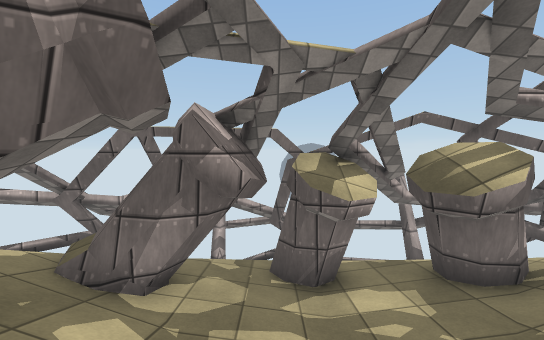
[1] (above)

16 first-person views from a walk through a scene from a Unity 3-D project. The camera is 1.4 m above the floor, tilts 4° down and sees 90° across. The floor is counted in squares, 1 m on a side. Each view is taken from the middle of a square. On the plan, view 1 faces up. The plan holds only what a view shows up to about 13 squares ahead; the rest is blank. The place goes on beyond the plan. The player is left out. Some surface patterns are stand-ins.

[2]
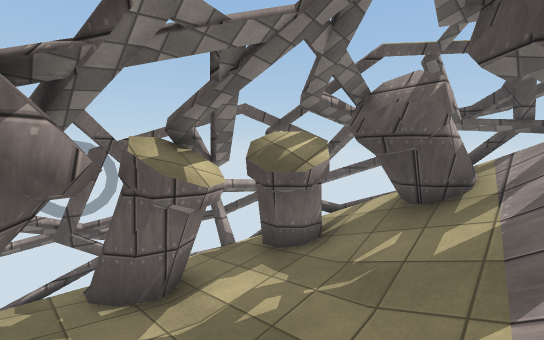

[3]
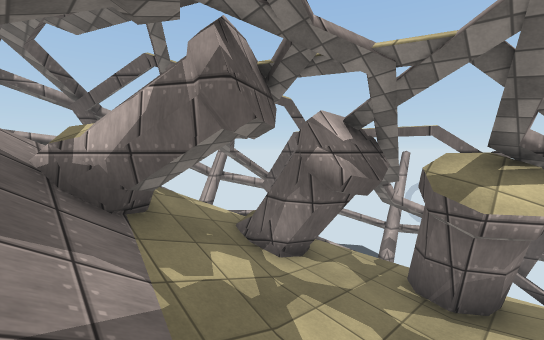

[4]
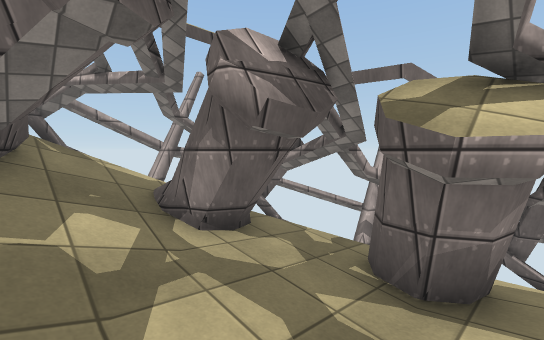

[5]
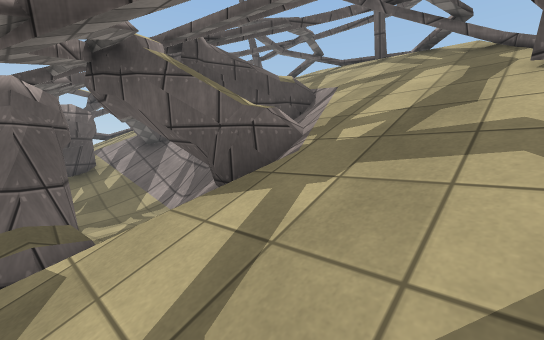

[6]
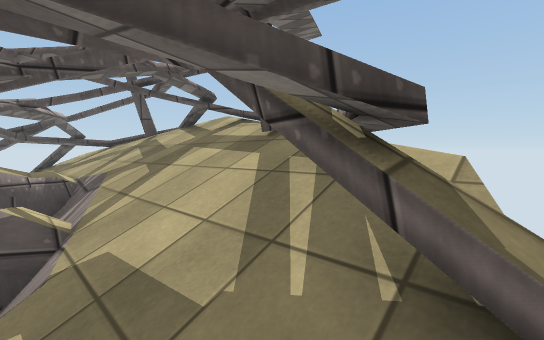

[7]
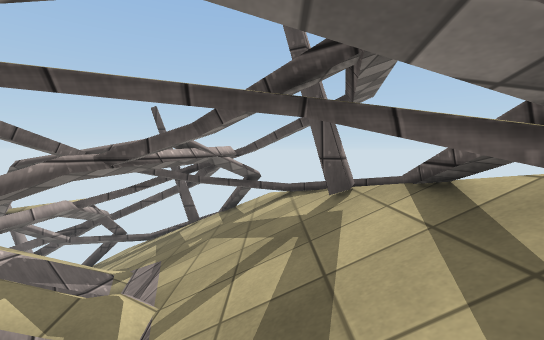

[8]
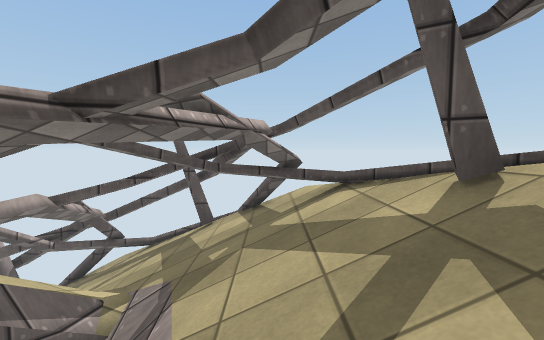

[9]
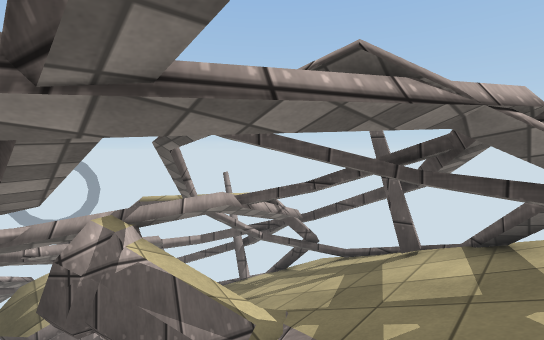

[10]
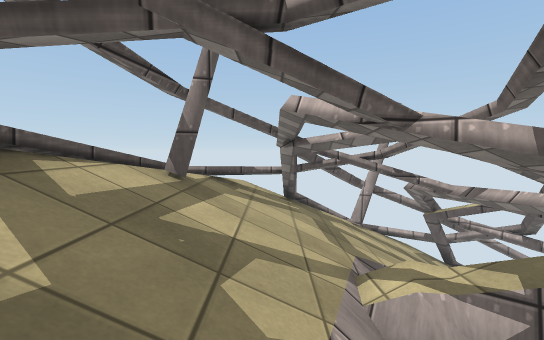

[11]
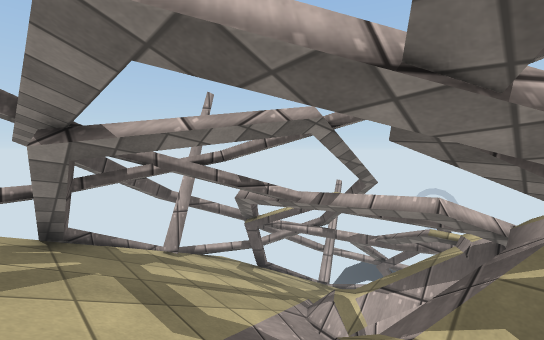

[12]
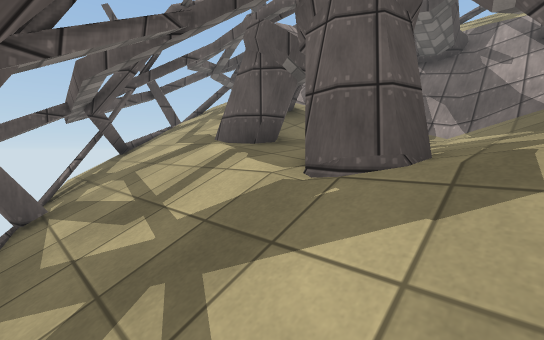

[13]
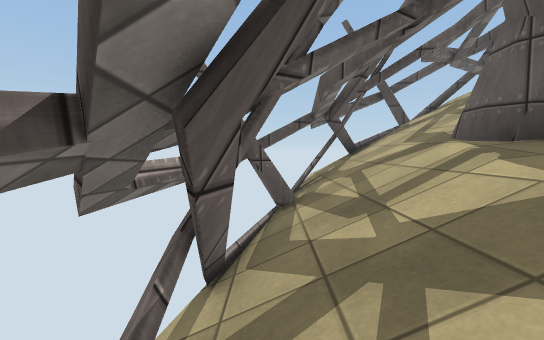

[14]
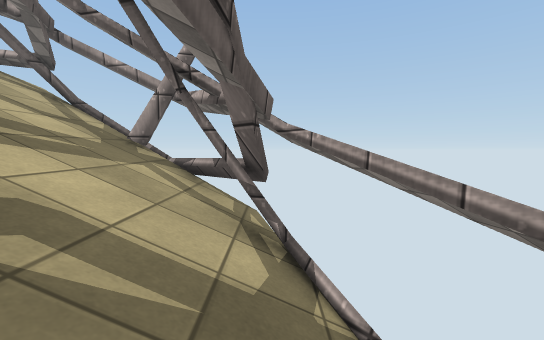

[15]
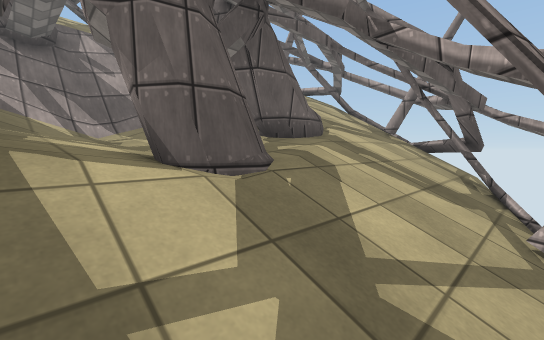

[16]
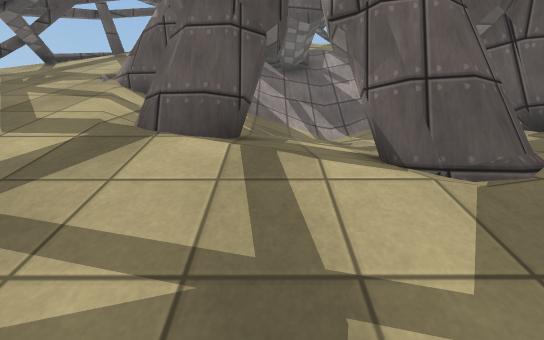

### Floor plan
Key: @ floor where view 1 was taken; # wall or solid block; x gap in a wall; . main floor; - floor 0.25 m lower than the main floor; / step, stairs or slope; = window, fence, low wall or low ledge; ^ raised ledge; v drop or lower ground.
Columns run from 9 left of view 1 to 11 right of it. Each row starts with its distance up from view 1.
 12           ##
 11       ## ###^^##
 10     ####//////###
  9    ##///////////##
  8   ##///////////=###
  7  ##//////##-/////###
  6 ##/////.-###-##////#
  5 x/////###---###////##
  4 x/////##..-../#/////x
  3 ##////x//...//##=/==#
  2 ##///###//.////////##
  1 x////#=///////=v///##
  0 ##///////@///=#=////x
 -1 ##/////##// //=////#
 -2  x//////#///#//////x
 -3  v=#////////////=#=v
 -4   ###//////////=##=
 -5   v^#=///=/=///##
 -6     =##=/###=#=#v
 -7       vv=##=##

Where each view was taken, in squares from view 1:
view 1: 0 up, 0 right, facing up
view 2: 1 up, 1 left, facing up-right
view 3: 0 up, 2 right, facing up-left
view 4: 2 up, 2 right, facing up-left
view 5: 5 up, 8 left, facing down-right
view 6: 2 down, 7 left, facing down-right
view 7: 5 down, 1 left, facing right
view 8: 4 down, 1 right, facing right
view 9: 4 down, 3 right, facing up-right
view 10: 4 down, 2 right, facing left
view 11: 4 down, 1 left, facing up-left
view 12: 10 up, 1 left, facing down-right
view 13: 10 up, 1 left, facing right
view 14: 9 up, 1 left, facing left
view 15: 10 up, 3 right, facing down-left
view 16: 10 up, 3 right, facing down
